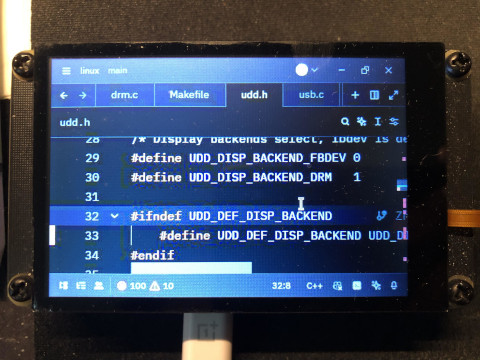
#> input picture assets/IMG_0495_480x360.jpg, 480 x 360 px
$ python img_viewer.py ../assets/IMG_0495_480x360.jpg
#> lines starting #> are read from the running program, lines starting #| are printed output that depends on the picture
#!/usr/bin/env python3

#
# Copyright (c) 2024 embeddedboys developers
#
# Copyright (c) 2020 Raspberry Pi (Trading) Ltd. author of https://github.com/raspberrypi/pico-examples/tree/master/usb
#
# SPDX-License-Identifier: BSD-3-Clause
#

# sudo pip3 install pyusb

import os
import sys
import cv2

import usb.core
import usb.util
import datetime

# Target resolution for scaling
TARGET_WIDTH = 480
TARGET_HEIGHT = 320

# JPEG quality for compression (1 to 100, higher is better quality)
JPEG_QUALITY = 50

EP_DIR_OUT = 0x00
EP_DIR_IN = 0X80
TYPE_VENDOR = 0X40

REQ_EP0_OUT = 0X00
REQ_EP0_IN = 0X01
REQ_EP1_OUT = 0X02
REQ_EP2_IN = 0X03

def main():
    if len(sys.argv) < 2:
        print("Usage: sudo {} <file.jpg>".format(sys.argv[0]))
        sys.exit(1)

    img = cv2.imread(sys.argv[1])
#> img is the input picture: shape (360, 480, 3); mean B, G, R 90.9, 67.9, 56.1
    height, width, channels = img.shape
#> height = 360; width = 480; channels = 3
    print("Raw image size: {}x{}".format(width, height))
#| Raw image size: 480x360

    if width >= height:
        TARGET_WIDTH = 480
        TARGET_HEIGHT = 320
        img = cv2.resize(img, (TARGET_WIDTH, TARGET_HEIGHT))
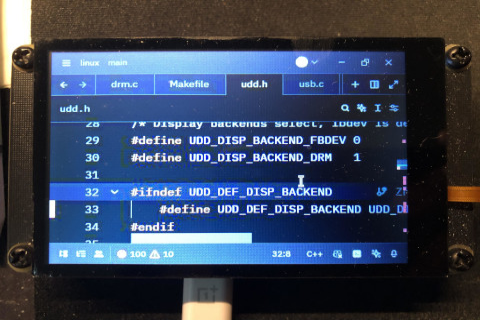
#> img: shape (320, 480, 3); mean B, G, R 90.8, 67.9, 56
    else:
        TARGET_WIDTH = 320
        TARGET_HEIGHT = 480
        img = cv2.resize(img, (TARGET_WIDTH, TARGET_HEIGHT))
        img = cv2.rotate(img, cv2.ROTATE_90_COUNTERCLOCKWISE)

    cv2.imwrite("/tmp/.preview.jpg", img, [
        cv2.IMWRITE_JPEG_QUALITY, JPEG_QUALITY,
        cv2.IMWRITE_JPEG_OPTIMIZE, 1,
    ])

    with open("/tmp/.preview.jpg", "rb") as f:
        pic = f.read()
        if len(pic) % 2 != 0:
            pic = pic + b'\xff'
        # buffer = [0x51, len(pic) & 0xFF, len(pic) >> 8, 0x00]
        buffer = [len(pic) & 0xFF, len(pic) >> 8]
        dev = usb.core.find(idVendor=0x2E8A, idProduct=0x0001)
        if dev is None:
            raise ValueError('Device not found')
        dev.ctrl_transfer(TYPE_VENDOR | EP_DIR_OUT, REQ_EP1_OUT, 0, 0, buffer)
        a = datetime.datetime.now()
        dev.write(0x01, pic)
        b = datetime.datetime.now()
        c = b - a
        print("frame took {} ms".format(c.microseconds / 1000))

if __name__ == "__main__":
    main()
#> (the call stopped at in main, `dev = usb.core.find(idVendor=0x2E8A, idProduct=0x0001)`: usb is not available in this run)
